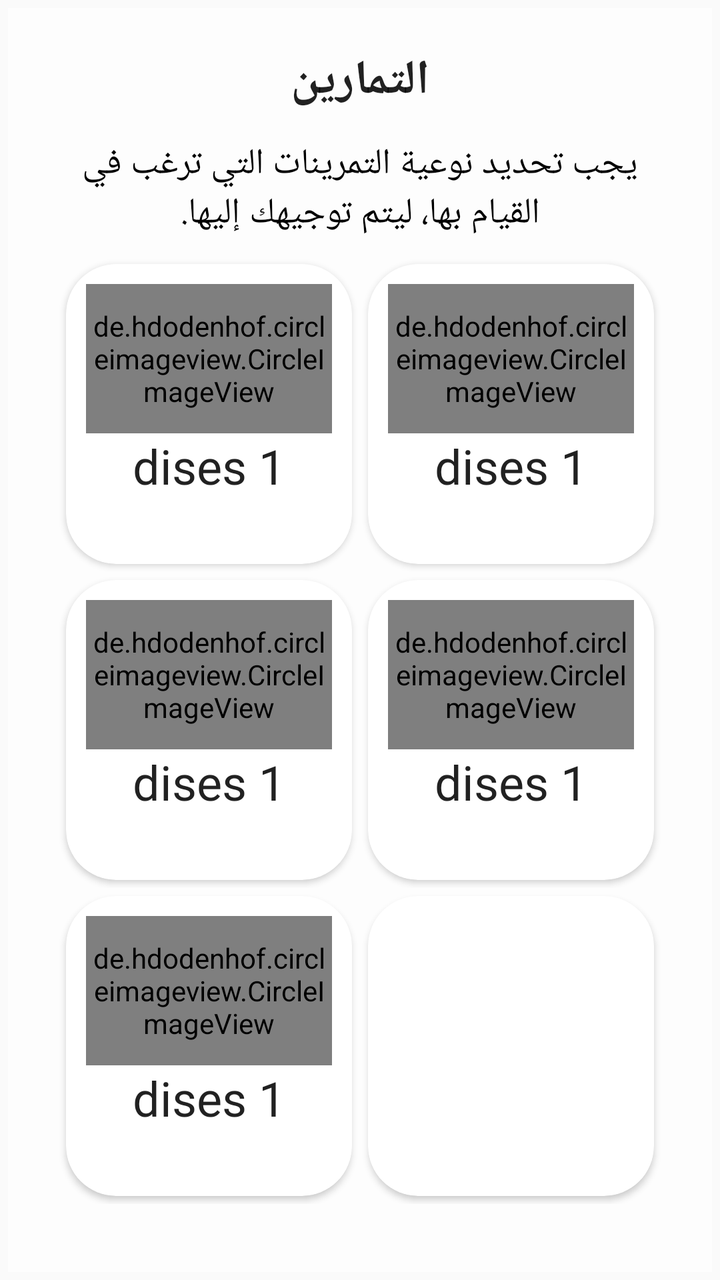
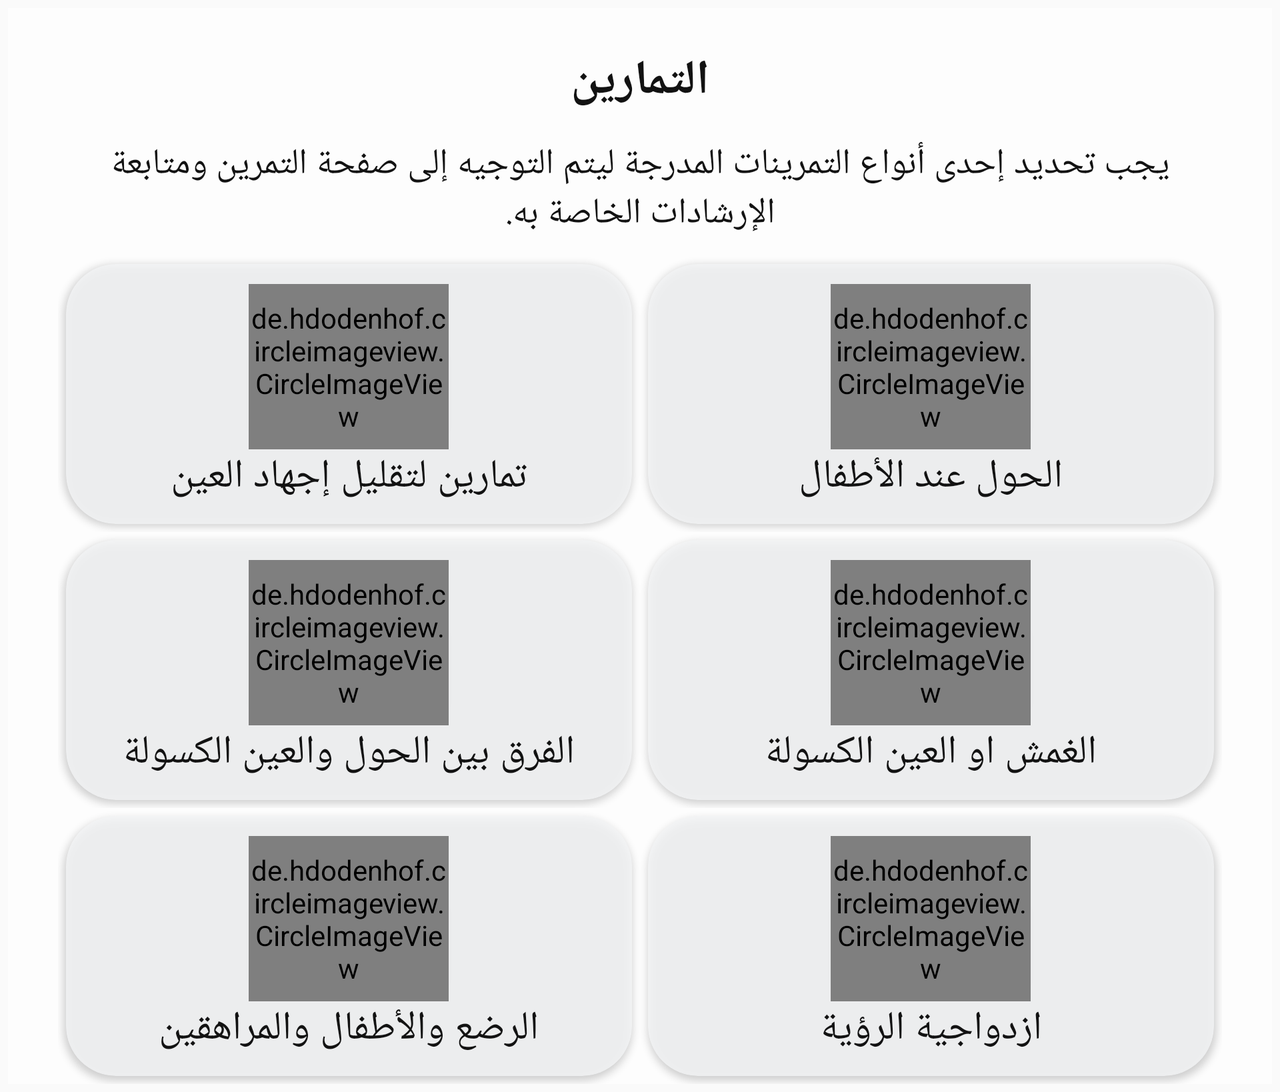

One screen, two layout resources from the same app: the default and the repository's alternative for another configuration. Each is rendered where Android would select it; the XML of both is given below.
<!-- AndroidManifest.xml: application theme Theme.LazyEye -->
<!-- res/layout/fragment_exercies.xml -->
<?xml version="1.0" encoding="utf-8"?>
<LinearLayout xmlns:android="http://schemas.android.com/apk/res/android"
    xmlns:app="http://schemas.android.com/apk/res-auto"
    xmlns:tools="http://schemas.android.com/tools"
    android:layout_width="match_parent"
    android:layout_height="match_parent"
    android:layout_margin="4dp"
    android:background="@color/background_color"
    android:orientation="vertical"
    tools:context=".exercies.Exercises">

    <LinearLayout
        android:layout_width="match_parent"
        android:layout_height="wrap_content"
        android:layout_marginStart="25dp"
        android:layout_marginTop="20dp"
        android:layout_marginEnd="25dp"
        android:layout_marginBottom="4dp"
        android:orientation="vertical">

        <TextView
            android:id="@+id/header_text"
            style="@style/TextAppearance.AppCompat.Headline"
            android:layout_width="match_parent"
            android:layout_height="wrap_content"
            android:layout_marginBottom="8dp"
            android:gravity="center"
            android:text="@string/exer_headline"
            android:textStyle="bold" />

        <TextView
            android:id="@+id/seceader_text"
            android:layout_width="match_parent"
            android:layout_height="wrap_content"
            android:padding="5dp"
            android:text="@string/exer_des"
            android:textAlignment="center"
            android:textColor="@color/black"
            android:textSize="18dp"
            android:textStyle="normal" />
    </LinearLayout>

    <LinearLayout
        android:layout_width="match_parent"
        android:layout_height="wrap_content"
        android:layout_marginStart="25dp"
        android:layout_marginEnd="25dp"
        android:orientation="horizontal">

        <androidx.cardview.widget.CardView
            android:layout_width="match_parent"
            android:layout_height="150dp"
            android:layout_margin="4dp"
            android:layout_weight="1"
            app:cardCornerRadius="25dp">

            <LinearLayout
                android:layout_width="match_parent"
                android:layout_height="match_parent"
                android:layout_margin="10dp"
                android:orientation="vertical">

                <de.hdodenhof.circleimageview.CircleImageView
                    android:layout_width="wrap_content"
                    android:layout_height="wrap_content"
                    android:src="@drawable/image"
                    android:layout_weight="1"
                    android:layout_gravity="center"
                    />

                <TextView
                    style="@style/TextAppearance.AppCompat.Headline"
                    android:layout_width="wrap_content"
                    android:layout_height="wrap_content"
                    android:layout_gravity="center"
                    android:layout_weight="1"
                    android:text="dises 1"
                    android:textAlignment="center" />

            </LinearLayout>
        </androidx.cardview.widget.CardView>

        <androidx.cardview.widget.CardView
            android:layout_width="match_parent"
            android:layout_height="150dp"
            android:layout_margin="4dp"
            android:layout_weight="1"
            app:cardCornerRadius="25dp" >
            <LinearLayout
                android:layout_width="match_parent"
                android:layout_height="match_parent"
                android:layout_margin="10dp"
                android:orientation="vertical">

                <de.hdodenhof.circleimageview.CircleImageView
                    android:layout_width="wrap_content"
                    android:layout_height="wrap_content"
                    android:src="@drawable/image"
                    android:layout_weight="1"
                    android:layout_gravity="center"
                    />

                <TextView
                    style="@style/TextAppearance.AppCompat.Headline"
                    android:layout_width="wrap_content"
                    android:layout_height="wrap_content"
                    android:layout_gravity="center"
                    android:layout_weight="1"
                    android:text="dises 1"
                    android:textAlignment="center" />

            </LinearLayout>
        </androidx.cardview.widget.CardView>
    </LinearLayout>

    <LinearLayout
        android:layout_width="match_parent"
        android:layout_height="wrap_content"
        android:layout_marginStart="25dp"
        android:layout_marginEnd="25dp"
        android:orientation="horizontal">

        <androidx.cardview.widget.CardView
            android:layout_width="match_parent"
            android:layout_height="150dp"
            android:layout_margin="4dp"
            android:layout_weight="1"
            app:cardCornerRadius="25dp" >
            <LinearLayout
                android:layout_width="match_parent"
                android:layout_height="match_parent"
                android:layout_margin="10dp"
                android:orientation="vertical">

                <de.hdodenhof.circleimageview.CircleImageView
                    android:layout_width="wrap_content"
                    android:layout_height="wrap_content"
                    android:src="@drawable/image"
                    android:layout_weight="1"
                    android:layout_gravity="center"
                    />

                <TextView
                    style="@style/TextAppearance.AppCompat.Headline"
                    android:layout_width="wrap_content"
                    android:layout_height="wrap_content"
                    android:layout_gravity="center"
                    android:layout_weight="1"
                    android:text="dises 1"
                    android:textAlignment="center" />

            </LinearLayout>
        </androidx.cardview.widget.CardView>

        <androidx.cardview.widget.CardView
            android:layout_width="match_parent"
            android:layout_height="150dp"
            android:layout_margin="4dp"
            android:layout_weight="1"
            app:cardCornerRadius="25dp" >
            <LinearLayout
                android:layout_width="match_parent"
                android:layout_height="match_parent"
                android:layout_margin="10dp"
                android:orientation="vertical">

                <de.hdodenhof.circleimageview.CircleImageView
                    android:layout_width="wrap_content"
                    android:layout_height="wrap_content"
                    android:src="@drawable/image"
                    android:layout_weight="1"
                    android:layout_gravity="center"
                    />

                <TextView
                    style="@style/TextAppearance.AppCompat.Headline"
                    android:layout_width="wrap_content"
                    android:layout_height="wrap_content"
                    android:layout_gravity="center"
                    android:layout_weight="1"
                    android:text="dises 1"
                    android:textAlignment="center" />

            </LinearLayout>
        </androidx.cardview.widget.CardView>
    </LinearLayout>

    <LinearLayout
        android:layout_width="match_parent"
        android:layout_height="wrap_content"
        android:layout_marginStart="25dp"
        android:layout_marginEnd="25dp"
        android:orientation="horizontal">

        <androidx.cardview.widget.CardView
            android:layout_width="match_parent"
            android:layout_height="150dp"
            android:layout_margin="4dp"
            android:layout_weight="1"
            app:cardCornerRadius="25dp" >
            <LinearLayout
                android:layout_width="match_parent"
                android:layout_height="match_parent"
                android:layout_margin="10dp"
                android:orientation="vertical">

                <de.hdodenhof.circleimageview.CircleImageView
                    android:layout_width="wrap_content"
                    android:layout_height="wrap_content"
                    android:src="@drawable/image"
                    android:layout_weight="1"
                    android:layout_gravity="center"
                    />

                <TextView
                    style="@style/TextAppearance.AppCompat.Headline"
                    android:layout_width="wrap_content"
                    android:layout_height="wrap_content"
                    android:layout_gravity="center"
                    android:layout_weight="1"
                    android:text="dises 1"
                    android:textAlignment="center" />

            </LinearLayout>
        </androidx.cardview.widget.CardView>

        <androidx.cardview.widget.CardView
            android:layout_width="match_parent"
            android:layout_height="150dp"
            android:layout_margin="4dp"
            android:layout_weight="1"
            app:cardCornerRadius="25dp" />
    </LinearLayout>
</LinearLayout>
<!-- resources referenced by this layout -->
<resources>
  <color name="background_color">#FDFDFD</color>
  <color name="black">#FF000000</color>
  <!-- drawable image: png bitmap (drawable, 5485 bytes) -->
  <string name="exer_des">يجب تحديد نوعية التمرينات التي ترغب في القيام بها، ليتم توجيهك إليها.</string>
  <string name="exer_headline">التمارين</string>
  <style name="Theme.LazyEye" parent="Base.Theme.LazyEye" />
  <style name="Base.Theme.LazyEye" parent="Theme.AppCompat.DayNight.NoActionBar">
          <item name="colorPrimary">@color/white</item>
          <item name="colorAccent">@color/white</item>
          <item name="cardBackgroundColor">@color/white</item>
          <item name="colorPrimaryDark">@color/white</item>
      </style>
  <color name="white">#FFFFFFFF</color>
</resources>
<!-- res/layout-land/fragment_exercies.xml (the repository's variant of the layout above) -->
<!-- drawn on the phone turned sideways -->
<?xml version="1.0" encoding="utf-8"?>
<ScrollView xmlns:android="http://schemas.android.com/apk/res/android"
    xmlns:app="http://schemas.android.com/apk/res-auto"
    xmlns:tools="http://schemas.android.com/tools"
    android:layout_width="match_parent"
    android:layout_height="match_parent"
    android:layout_margin="4dp"
    android:background="@color/background_color"
    android:orientation="vertical"
    tools:context=".exercies.Exercises">

    <LinearLayout
        android:layout_width="match_parent"
        android:layout_height="match_parent"
        android:orientation="vertical">
        <LinearLayout
            android:layout_width="match_parent"
            android:layout_height="match_parent"
            android:layout_marginStart="25dp"
            android:layout_marginTop="20dp"
            android:layout_marginEnd="25dp"
            android:layout_marginBottom="4dp"
            android:background="@color/background_color"
            android:orientation="vertical">

            <TextView
                android:id="@+id/header_text"
                style="@style/TextAppearance.AppCompat.Headline"
                android:layout_width="match_parent"
                android:layout_height="wrap_content"
                android:layout_marginBottom="8dp"
                android:gravity="center"
                android:textColor="@color/text_color"
                android:fontFamily="@font/amiri_italic"
                android:text="@string/text_headline_exersice"
                android:textStyle="bold" />

            <TextView
                android:id="@+id/seceader_text"
                android:layout_width="match_parent"
                android:layout_height="wrap_content"
                android:padding="5dp"
                android:textColor="@color/text_color"
                android:text="@string/text_secheadline_exercise"
                android:textAlignment="center"
                android:fontFamily="@font/amiri"
                android:textSize="18dp"
                android:textStyle="normal" />
        </LinearLayout>

        <LinearLayout
            android:layout_width="match_parent"
            android:layout_height="wrap_content"
            android:layout_marginStart="25dp"
            android:layout_marginEnd="25dp"
            android:orientation="horizontal">

            <androidx.cardview.widget.CardView
                android:id="@+id/ex1"
                android:layout_width="match_parent"
                android:layout_height="130dp"
                android:layout_margin="4dp"
                android:layout_weight="1"
                android:backgroundTint="@color/back_ground_cards"
                app:cardCornerRadius="25dp">

                <LinearLayout
                    android:layout_width="match_parent"
                    android:layout_height="match_parent"
                    android:layout_margin="10dp"
                    android:backgroundTint="@color/back_ground_cards"
                    android:orientation="vertical">

                    <de.hdodenhof.circleimageview.CircleImageView
                        android:id="@+id/card2_image"
                        android:layout_width="100dp"
                        android:layout_height="50dp"
                        android:layout_gravity="center"
                        android:layout_weight="1"
                        android:scaleType="centerCrop"
                        android:src="@drawable/exe1" />

                    <TextView
                        style="@style/TextAppearance.AppCompat.Title"
                        android:layout_width="wrap_content"
                        android:layout_height="wrap_content"
                        android:layout_gravity="center"
                        android:textColor="@color/text_color"
                        android:text="@string/exe1"
                        android:textAlignment="center" />

                </LinearLayout>
            </androidx.cardview.widget.CardView>

            <androidx.cardview.widget.CardView
                android:id="@+id/ex2"
                android:layout_width="match_parent"
                android:layout_height="130dp"
                android:layout_margin="4dp"
                android:layout_weight="1"
                android:backgroundTint="@color/back_ground_cards"
                app:cardCornerRadius="25dp">

                <LinearLayout
                    android:layout_width="match_parent"
                    android:layout_height="match_parent"
                    android:layout_margin="10dp"
                    android:orientation="vertical">

                    <de.hdodenhof.circleimageview.CircleImageView
                        android:layout_width="100dp"
                        android:layout_height="50dp"
                        android:layout_gravity="center"
                        android:layout_weight="1"
                        android:src="@drawable/card1_image" />

                    <TextView
                        style="@style/TextAppearance.AppCompat.Title"
                        android:layout_width="wrap_content"
                        android:layout_height="wrap_content"
                        android:layout_gravity="center"
                        android:textColor="@color/text_color"

                        android:text="@string/card1"
                        android:textAlignment="center" />

                </LinearLayout>
            </androidx.cardview.widget.CardView>
        </LinearLayout>

        <LinearLayout
            android:layout_width="match_parent"
            android:layout_height="wrap_content"
            android:layout_marginStart="25dp"
            android:layout_marginEnd="25dp"
            android:orientation="horizontal">

            <androidx.cardview.widget.CardView
                android:id="@+id/ex3"
                android:layout_width="match_parent"
                android:layout_height="130dp"
                android:layout_margin="4dp"
                android:layout_weight="1"
                android:backgroundTint="@color/back_ground_cards"
                app:cardCornerRadius="25dp">

                <LinearLayout
                    android:layout_width="match_parent"
                    android:layout_height="match_parent"
                    android:layout_margin="10dp"
                    android:orientation="vertical">

                    <de.hdodenhof.circleimageview.CircleImageView
                        android:layout_width="100dp"
                        android:layout_height="50dp"
                        android:layout_gravity="center"
                        android:layout_weight="1"
                        android:src="@drawable/card4_image" />

                    <TextView
                        style="@style/TextAppearance.AppCompat.Title"
                        android:layout_width="wrap_content"
                        android:layout_height="wrap_content"
                        android:layout_gravity="center"
                        android:textColor="@color/text_color"

                        android:text="@string/card4"
                        android:textAlignment="center" />

                </LinearLayout>
            </androidx.cardview.widget.CardView>

            <androidx.cardview.widget.CardView
                android:id="@+id/ex4"
                android:layout_width="match_parent"
                android:layout_height="130dp"
                android:layout_margin="4dp"
                android:layout_weight="1"
                android:backgroundTint="@color/back_ground_cards"
                app:cardCornerRadius="25dp">

                <LinearLayout
                    android:layout_width="match_parent"
                    android:layout_height="match_parent"
                    android:layout_margin="10dp"
                    android:orientation="vertical">

                    <de.hdodenhof.circleimageview.CircleImageView
                        android:layout_width="100dp"
                        android:layout_height="50dp"
                        android:layout_gravity="center"
                        android:layout_weight="1"
                        android:src="@drawable/card3_image" />

                    <TextView
                        style="@style/TextAppearance.AppCompat.Title"
                        android:layout_width="wrap_content"
                        android:layout_height="wrap_content"
                        android:layout_gravity="center"
                        android:textColor="@color/text_color"

                        android:text="@string/card3"
                        android:textAlignment="center" />

                </LinearLayout>
            </androidx.cardview.widget.CardView>
        </LinearLayout>

        <LinearLayout
            android:layout_width="match_parent"
            android:layout_height="wrap_content"
            android:layout_marginStart="25dp"
            android:layout_marginEnd="25dp"
            android:orientation="horizontal">

            <androidx.cardview.widget.CardView
                android:id="@+id/ex5"
                android:layout_width="match_parent"
                android:layout_height="130dp"
                android:layout_margin="4dp"
                android:layout_weight="1"
                android:backgroundTint="@color/back_ground_cards"
                app:cardCornerRadius="25dp">

                <LinearLayout
                    android:layout_width="match_parent"
                    android:layout_height="match_parent"
                    android:layout_margin="10dp"
                    android:orientation="vertical">

                    <de.hdodenhof.circleimageview.CircleImageView
                        android:layout_width="100dp"
                        android:layout_height="50dp"
                        android:layout_gravity="center"
                        android:layout_weight="1"
                        android:src="@drawable/card6_image" />

                    <TextView
                        style="@style/TextAppearance.AppCompat.Title"
                        android:layout_width="wrap_content"
                        android:layout_height="wrap_content"
                        android:layout_gravity="center"
                        android:textColor="@color/text_color"

                        android:text="@string/card6"
                        android:textAlignment="center" />

                </LinearLayout>
            </androidx.cardview.widget.CardView>

            <androidx.cardview.widget.CardView
                android:id="@+id/ex6"
                android:layout_width="match_parent"
                android:layout_height="130dp"
                android:layout_margin="4dp"
                android:layout_weight="1"
                android:backgroundTint="@color/back_ground_cards"
                app:cardCornerRadius="25dp">

                <LinearLayout
                    android:layout_width="match_parent"
                    android:layout_height="match_parent"
                    android:layout_margin="10dp"
                    android:orientation="vertical">

                    <de.hdodenhof.circleimageview.CircleImageView
                        android:layout_width="100dp"
                        android:layout_height="50dp"
                        android:layout_gravity="center"
                        android:layout_weight="1"
                        android:src="@drawable/card5_image" />

                    <TextView
                        style="@style/TextAppearance.AppCompat.Title"
                        android:layout_width="wrap_content"
                        android:layout_height="wrap_content"
                        android:layout_gravity="center"
                        android:textColor="@color/text_color"

                        android:text="@string/card5"
                        android:textAlignment="center" />

                </LinearLayout>
            </androidx.cardview.widget.CardView>


        </LinearLayout>
    </LinearLayout>
</ScrollView>
<!-- resources referenced by the variant -->
<!-- as the phone turned sideways resolves them -->
<resources>
  <color name="back_ground_cards">#D3F3F4F6</color>
  <color name="background_color">#FDFDFD</color>
  <color name="text_color">#121212</color>
  <!-- drawable card3_image: png bitmap (drawable, 725313 bytes) -->
  <!-- drawable card4_image: png bitmap (drawable, 1010863 bytes) -->
  <!-- drawable card5_image: png bitmap (drawable, 83941 bytes) -->
  <!-- drawable card6_image: png bitmap (drawable, 183757 bytes) -->
  <!-- drawable exe1: jpg bitmap (drawable, 26904 bytes) -->
  <string name="card1">الحول عند الأطفال</string>
  <string name="card3">الغمش او العين الكسولة</string>
  <string name="card4">الفرق بين الحول والعين الكسولة</string>
  <string name="card5">ازدواجية الرؤية</string>
  <string name="card6">الرضع والأطفال والمراهقين</string>
  <string name="exe1">تمارين لتقليل إجهاد العين</string>
  <string name="text_headline_exersice">التمارين</string>
  <string name="text_secheadline_exercise">يجب تحديد إحدى أنواع التمرينات المدرجة ليتم التوجيه إلى صفحة التمرين ومتابعة الإرشادات الخاصة به.</string>
  <style name="Theme.LazyEye" parent="Base.Theme.LazyEye" />
  <style name="Base.Theme.LazyEye" parent="Theme.AppCompat.DayNight.NoActionBar">
          <item name="colorPrimary">@color/white</item>
          <item name="colorAccent">@color/white</item>
          <item name="cardBackgroundColor">@color/white</item>
          <item name="colorPrimaryDark">@color/white</item>
      </style>
  <color name="white">#FFFFFFFF</color>
</resources>
